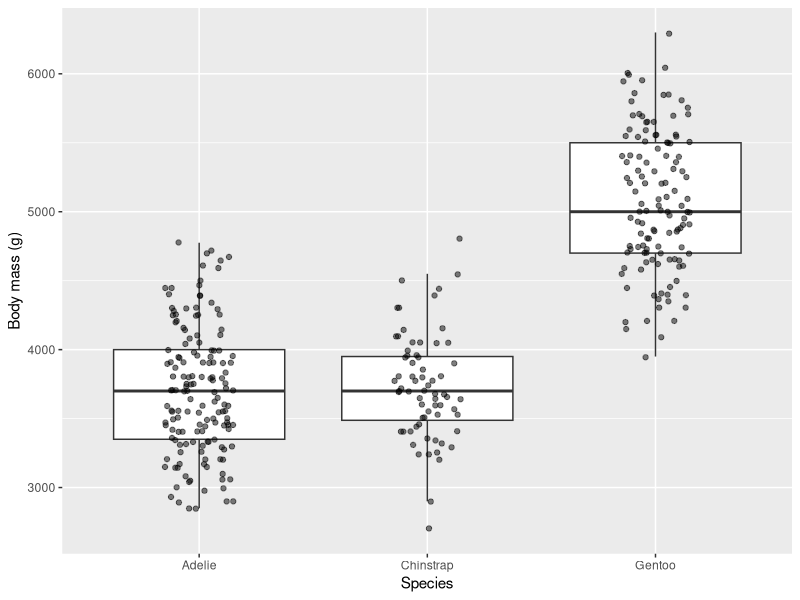
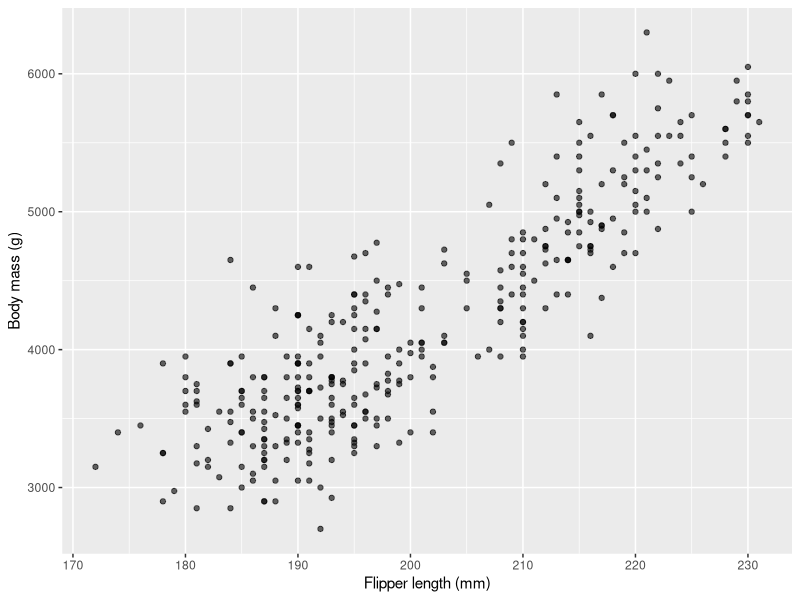
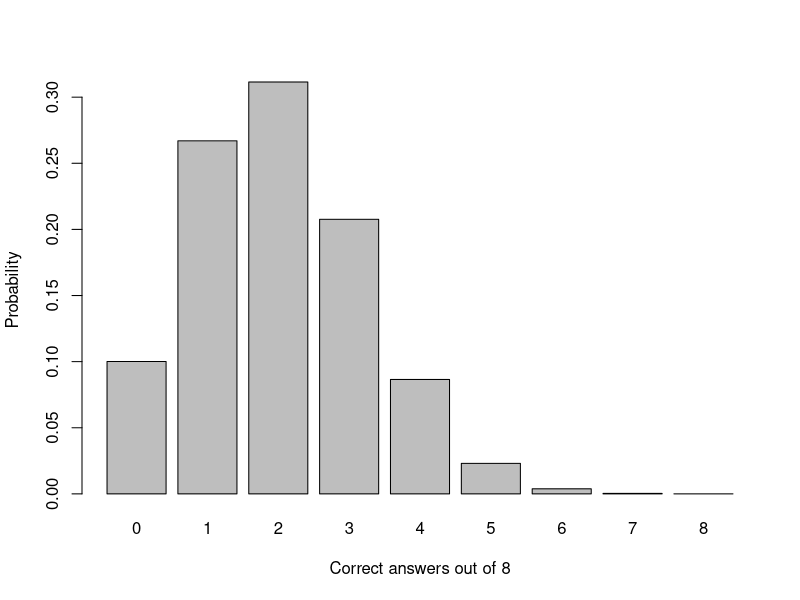
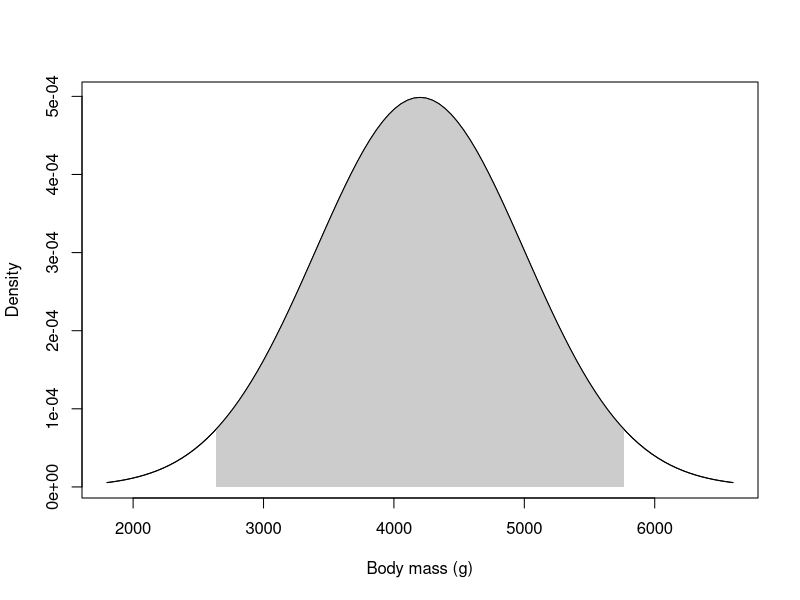
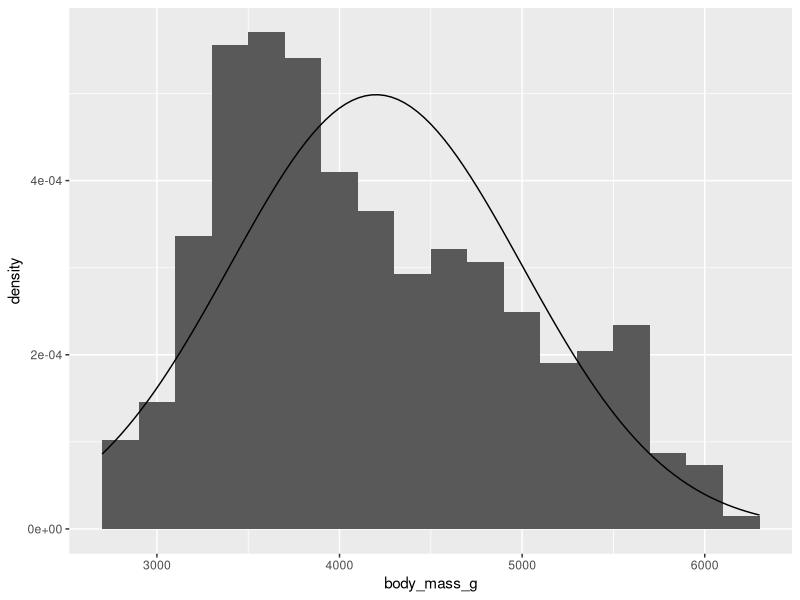

R code for these plots, in order:
# Basics in Statistics -- Unit 1: Statistical Thinking

# install.packages(c("palmerpenguins", "dplyr", "ggplot2"))
library(palmerpenguins)
library(dplyr)
library(ggplot2)


# 1.1 Describing and visualizing data ------------------------------------------

## Demo: Centre and spread ----
head(penguins)
help(penguins, "palmerpenguins")
x <- penguins$body_mass_g
mean(x)  # NA: Two values are missing
mean(x, na.rm = TRUE)
median(x, na.rm = TRUE)
sd(x, na.rm = TRUE)
quantile(x, c(0.25, 0.75), na.rm = TRUE)
IQR(x, na.rm = TRUE)
range(x, na.rm = TRUE)

# Task: Between which values lies the middle half of the birds? Is the mean
# above or below the median, and what does that say about the shape?




## Demo: Summaries by group ----
penguins |>
  group_by(species) |>
  summarise(
    n = n(),
    mean = mean(body_mass_g, na.rm = TRUE),
    median = median(body_mass_g, na.rm = TRUE),
    sd = sd(body_mass_g, na.rm = TRUE),
    iqr = IQR(body_mass_g, na.rm = TRUE)
  )

# Task: Which species is the heaviest, and by how much? Which two species are
# hard to tell apart? Which one varies most?




## Demo: Boxplots by group ----
ggplot(penguins, aes(x = species, y = body_mass_g)) +
  geom_boxplot(outlier.shape = NA) +
  geom_jitter(width = 0.15, alpha = 0.5) +
  labs(x = "Species", y = "Body mass (g)")

# Task: The same for flipper length. Is the heaviest species also the one
# with the longest flippers? Which species overlap?




## Demo: Scatterplot and correlation ----
ggplot(penguins, aes(x = flipper_length_mm, y = body_mass_g)) +
  geom_point(alpha = 0.6) +
  labs(x = "Flipper length (mm)", y = "Body mass (g)")
cor(penguins$flipper_length_mm, penguins$body_mass_g, use = "complete.obs")

# Task: Do bill length or bill depth go with body mass more closely than
# flipper length?




# 1.2 Binomial, Poisson, and normal distributions ------------------------------

# d: P(X = x) or density, p: P(X <= x), q: Quantile, r: Random numbers

# 180 seats, 188 tickets, show-up probability 0.95: X ~ Bin(188, 0.95)

## Demo: Simulated flights ----
set.seed(2026)
rbinom(10, size = 188, prob = 0.95)  # ten flights
flights <- rbinom(10000, size = 188, prob = 0.95)
mean(flights > 180)                  # share of overbooked flights


## Demo: Exact probabilities ----
0.95^181                              # all 181 show up
dbinom(181, size = 181, prob = 0.95)  # the same
1 - pbinom(180, size = 188, prob = 0.95)  # 188 tickets: More than 180 show up
sum(dbinom(181:188, size = 188, prob = 0.95))  # the same
# mean and sd of the number showing up
188 * 0.95
sqrt(188 * 0.95 * 0.05)


## Demo: Binomial ----
# multiple-choice test, 8 questions with 4 options each, all answers guessed:
# Each answer is correct with probability 1/4
dbinom(0, size = 8, prob = 0.25)  # no correct answer
dbinom(0:8, size = 8, prob = 0.25)
pbinom(2, size = 8, prob = 0.25)  # at most 2
1 - pbinom(2, size = 8, prob = 0.25)
8 * 0.25
set.seed(2026)
rbinom(5, size = 8, prob = 0.25)  # five guessing students

# Task: 50 seeds, each germinates with probability 0.8. How likely are at
# least 45 germinated seeds? How many germinate on average?




## Demo: Poisson ----
# colonies per agar plate, 3 on average
dpois(0, lambda = 3)  # empty plate
1 - ppois(6, lambda = 3)
set.seed(2026)
plates <- rpois(1000, lambda = 3)
c(mean = mean(plates), var = var(plates))

# Task: A rare disease has 2 new cases per year on average. How likely is a
# year without a case, and a year with 5 or more?




## Demo: Normal ----
# body mass in g, N(4200, 800^2)
dnorm(4200, mean = 4200, sd = 800)
pnorm(3400, mean = 4200, sd = 800)  # P(X <= 3400)
qnorm(0.975, mean = 4200, sd = 800)
set.seed(2026)
rnorm(3, mean = 4200, sd = 800)
pnorm(3400, mean = 4200, sd = 800^2)  # wrong: sd, not variance

# Task: P(3400 <= X <= 5000)? The share within two sd of the mean? Below
# which value lie 2.5 %?




## Demo: Drawing a discrete distribution ----
# the guessed test again, one bar per possible number of correct answers
x <- 0:8
barplot(dbinom(x, size = 8, prob = 0.25), names.arg = x,
        xlab = "Correct answers out of 8", ylab = "Probability")

# Task: Draw the distribution of the 50 seeds (p = 0.8) and of the yearly
# cases of the rare disease (lambda = 2). Which values carry almost all the
# probability?




## Demo: Drawing a density ----
# the normal density of the body mass, the middle 95 % shaded
curve(dnorm(x, mean = 4200, sd = 800), from = 1800, to = 6600,
      xlab = "Body mass (g)", ylab = "Density")
lo <- qnorm(0.025, mean = 4200, sd = 800)
hi <- qnorm(0.975, mean = 4200, sd = 800)
xs <- seq(lo, hi, length.out = 200)
polygon(c(xs, rev(xs)), c(dnorm(xs, mean = 4200, sd = 800), rep(0, 200)),
        col = "grey80", border = NA)
curve(dnorm(x, mean = 4200, sd = 800), add = TRUE)
# the same density over the histogram of the real body masses
ggplot(penguins, aes(x = body_mass_g)) +
  geom_histogram(aes(y = after_stat(density)), binwidth = 200) +
  stat_function(fun = dnorm, args = list(mean = 4200, sd = 800))

# Task: The same histogram with a normal curve for flipper length, using the
# mean and sd of the data. Does the normal distribution fit?
